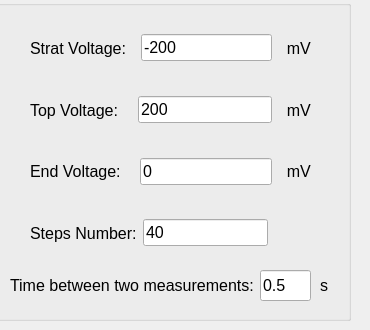
          <widget class="QWidget" name="tab">
           <attribute name="title">
            <string>Sweep Voltage</string>
           </attribute>
           <widget class="QGroupBox" name="groupBox_sweep_voltage">
            <property name="geometry">
             <rect>
              <x>-10</x>
              <y>0</y>
              <width>361</width>
              <height>321</height>
             </rect>
            </property>
            <property name="title">
             <string/>
            </property>
            <widget class="QLabel" name="label_13">
             <property name="geometry">
              <rect>
               <x>20</x>
               <y>270</y>
               <width>261</width>
               <height>31</height>
              </rect>
             </property>
             <property name="font">
              <font>
               <pointsize>12</pointsize>
              </font>
             </property>
             <property name="text">
              <string>Time between two measurements:</string>
             </property>
            </widget>
            <widget class="QLineEdit" name="lineEdit_voltage_time_measurements">
             <property name="geometry">
              <rect>
               <x>270</x>
               <y>270</y>
               <width>51</width>
               <height>31</height>
              </rect>
             </property>
             <property name="font">
              <font>
               <pointsize>12</pointsize>
              </font>
             </property>
             <property name="text">
              <string>0.5</string>
             </property>
            </widget>
            <widget class="QLabel" name="label_14">
             <property name="geometry">
              <rect>
               <x>330</x>
               <y>270</y>
               <width>21</width>
               <height>31</height>
              </rect>
             </property>
             <property name="font">
              <font>
               <pointsize>12</pointsize>
              </font>
             </property>
             <property name="text">
              <string>s</string>
             </property>
            </widget>
            <widget class="QWidget" name="layoutWidget_7">
             <property name="geometry">
              <rect>
               <x>40</x>
               <y>20</y>
               <width>281</width>
               <height>241</height>
              </rect>
             </property>
             <layout class="QVBoxLayout" name="verticalLayout_7">
              <item>
               <layout class="QHBoxLayout" name="horizontalLayout_8">
                <item>
                 <widget class="QLabel" name="label_25">
                  <property name="font">
                   <font>
                    <pointsize>12</pointsize>
                   </font>
                  </property>
                  <property name="text">
                   <string>Strat Voltage:  </string>
                  </property>
                 </widget>
                </item>
                <item>
                 <widget class="QLineEdit" name="lineEdit_start_voltage">
                  <property name="font">
                   <font>
                    <pointsize>12</pointsize>
                   </font>
                  </property>
                  <property name="text">
                   <string>-200</string>
                  </property>
                 </widget>
                </item>
                <item>
                 <widget class="QLabel" name="label_26">
                  <property name="font">
                   <font>
                    <pointsize>12</pointsize>
                   </font>
                  </property>
                  <property name="text">
                   <string>  mV</string>
                  </property>
                 </widget>
                </item>
               </layout>
              </item>
              <item>
               <layout class="QHBoxLayout" name="horizontalLayout_13">
                <item>
                 <widget class="QLabel" name="label_27">
                  <property name="font">
                   <font>
                    <pointsize>12</pointsize>
                   </font>
                  </property>
                  <property name="text">
                   <string>Top Voltage:   </string>
                  </property>
                 </widget>
                </item>
                <item>
                 <widget class="QLineEdit" name="lineEdit_top_voltage">
                  <property name="font">
                   <font>
                    <pointsize>12</pointsize>
                   </font>
                  </property>
                  <property name="text">
                   <string>200</string>
                  </property>
                 </widget>
                </item>
                <item>
                 <widget class="QLabel" name="label_28">
                  <property name="font">
                   <font>
                    <pointsize>12</pointsize>
                   </font>
                  </property>
                  <property name="text">
                   <string>  mV</string>
                  </property>
                 </widget>
                </item>
               </layout>
              </item>
              <item>
               <layout class="QHBoxLayout" name="horizontalLayout_14">
                <item>
                 <widget class="QLabel" name="label_29">
                  <property name="font">
                   <font>
                    <pointsize>12</pointsize>
                   </font>
                  </property>
                  <property name="text">
                   <string>End Voltage:   </string>
                  </property>
                 </widget>
                </item>
                <item>
                 <widget class="QLineEdit" name="lineEdit_end_voltage">
                  <property name="font">
                   <font>
                    <pointsize>12</pointsize>
                   </font>
                  </property>
                  <property name="text">
                   <string>0</string>
                  </property>
                 </widget>
                </item>
                <item>
                 <widget class="QLabel" name="label_30">
                  <property name="font">
                   <font>
                    <pointsize>12</pointsize>
                   </font>
                  </property>
                  <property name="text">
                   <string>  mV</string>
                  </property>
                 </widget>
                </item>
               </layout>
              </item>
              <item>
               <layout class="QHBoxLayout" name="horizontalLayout_15">
                <item>
                 <widget class="QLabel" name="label_31">
                  <property name="font">
                   <font>
                    <pointsize>12</pointsize>
                   </font>
                  </property>
                  <property name="text">
                   <string>Steps Number:</string>
                  </property>
                 </widget>
                </item>
                <item>
                 <widget class="QLineEdit" name="lineEdit_time_steps_v">
                  <property name="font">
                   <font>
                    <pointsize>12</pointsize>
                   </font>
                  </property>
                  <property name="text">
                   <string>40</string>
                  </property>
                 </widget>
                </item>
                <item>
                 <widget class="QLabel" name="label_15">
                  <property name="text">
                   <string/>
                  </property>
                 </widget>
                </item>
                <item>
                 <widget class="QLabel" name="label_37">
                  <property name="font">
                   <font>
                    <pointsize>12</pointsize>
                   </font>
                  </property>
                  <property name="text">
                   <string/>
                  </property>
                 </widget>
                </item>
                <item>
                 <widget class="QLabel" name="label_32">
                  <property name="font">
                   <font>
                    <pointsize>12</pointsize>
                   </font>
                  </property>
                  <property name="text">
                   <string/>
                  </property>
                 </widget>
                </item>
               </layout>
              </item>
             </layout>
            </widget>
           </widget>
          </widget>
